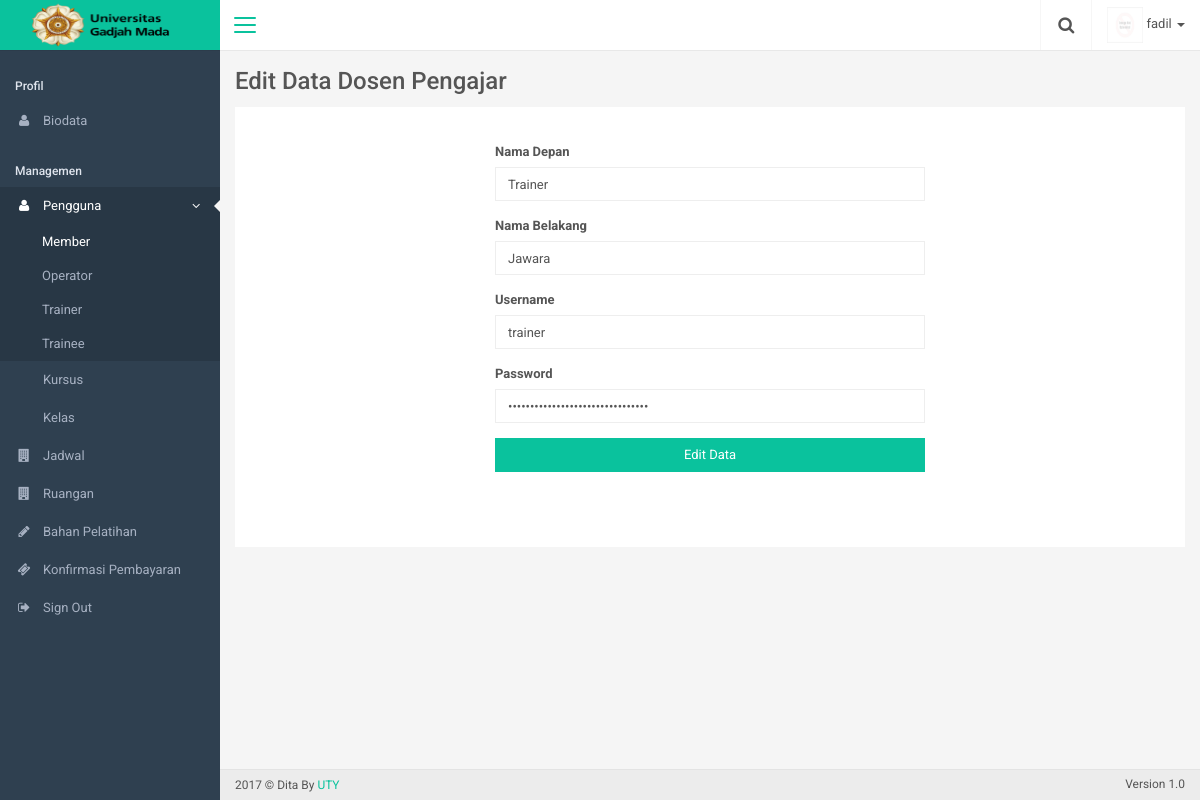
Screenshot of /admin/admin_area.php?page=trainer.frm-update&id=19 (signed in) with the database file from the repository.
### tables this page shows
CREATE TABLE IF NOT EXISTS `tbl_user` (
`user_id` int(20) NOT NULL,
  `username` varchar(50) NOT NULL,
  `password` varchar(50) NOT NULL,
  `role_id` int(10) NOT NULL,
  `person_id` int(30) NOT NULL
);

CREATE TABLE IF NOT EXISTS `tbl_person` (
`person_id` int(30) NOT NULL,
  `person_firstname` varchar(30) NOT NULL,
  `person_lastname` varchar(30) NOT NULL,
  `person_gender` varchar(20) NOT NULL,
  `person_address` text NOT NULL,
  `person_placeofbirth` varchar(50) NOT NULL,
  `person_dateofbirth` date NOT NULL,
  `person_religion` varchar(20) NOT NULL,
  `person_phonenumber` varchar(25) NOT NULL,
  `person_email` varchar(30) NOT NULL,
  `person_image` varchar(80) NOT NULL
);

### admin/modul/trainer/frm-update.php (the view, shortened to what this page needs)
<?php
  $var_personId=$_GET['id'];
  $sql="SELECT * FROM tbl_user u JOIN ref_role r ON r.role_id=u.role_id LEFT JOIN tbl_person p ON p.person_id=u.person_id LEFT JOIN tbl_trainer t ON t.person_id=p.person_id where p.person_id='".$var_personId."'";
  $result=mysql_query($sql);
  $data=mysql_fetch_array($result);
  ?>
  <div class="layout-content">
    <div class="layout-content-body">
      <div class="title-bar">
        <h1 class="title-bar-title">
          <span class="d-ib">Edit Data Dosen Pengajar</span>
        </h1>
      </div>
      <div class="row gutter-xs">
        <div class="col-xs-12">
          <div class="card">
            <div class="card-body">
              <div class="col-sm-6 col-sm-offset-3">
                <div class="demo-form-wrapper">
                  <br>
                  <form id="defaultForm" method="post" action="?page=trainer.proces-update" enctype="multipart/form-data">
                      <div class="form-group">
                        <label for="operator">Nama Depan</label>
                        <input name="frm_firstname" class="form-control" type="text" value="<?php echo $data['person_firstname'] ?>">
                      </div>
                      <div class="form-group">
                        <label for="operator">Nama Belakang</label>
                        <input name="frm_lastname" class="form-control" type="text" value="<?php echo $data['person_lastname'] ?>">
                      </div>
                      <div class="form-group">
                        <label for="operator">Username</label><br/>
                        <input name="frm_username" class="form-control" type="text" value="<?php echo $data['username'] ?>">
                      </div>
                      <div class="form-group">
                        <label for="operator">Password</label>
                        <input name="frm_password" class="form-control" type="password" value="<?php echo $data['password'] ?>">
                      </div>
                      <div class="form-group">
                        <button class="btn btn-primary btn-block" type="submit" name="btn_tambah">Edit Data</button>
                      </div>
                  </form>
                </div>
              </div>
            </div>
          </div>
        </div>
      </div>
    </div>
  </div>

### rows the page displays
tbl_user: frm_firstname "Trainer", frm_lastname "Jawara", frm_username "trainer"

### other values shown
$_SESSION['username'] "fadil"
